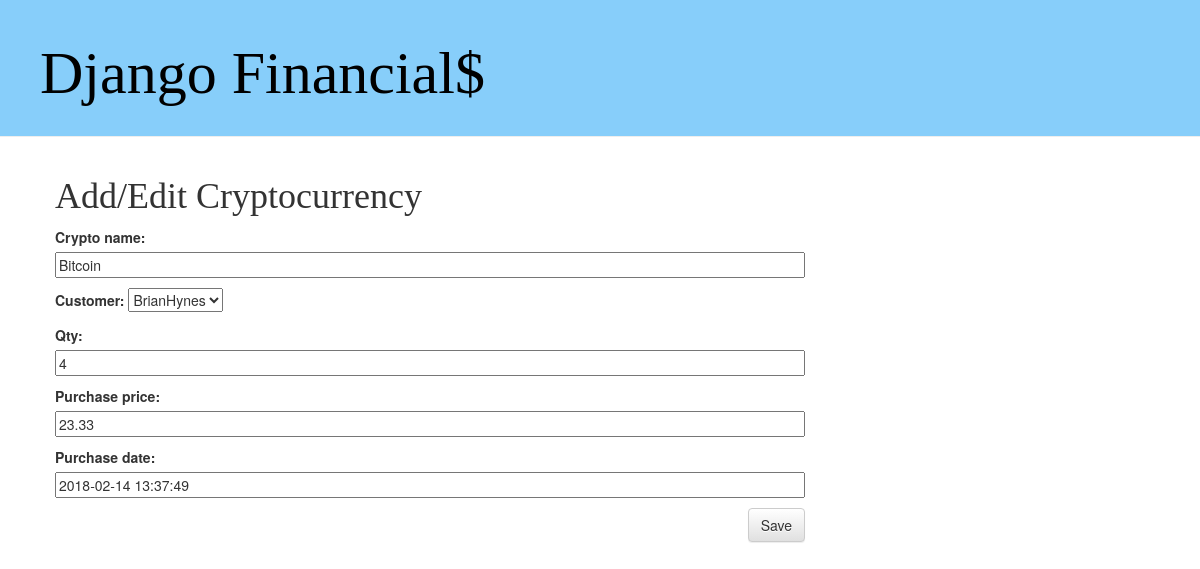
/crypto/2/edit/, run on an earlier commit of the app's database.
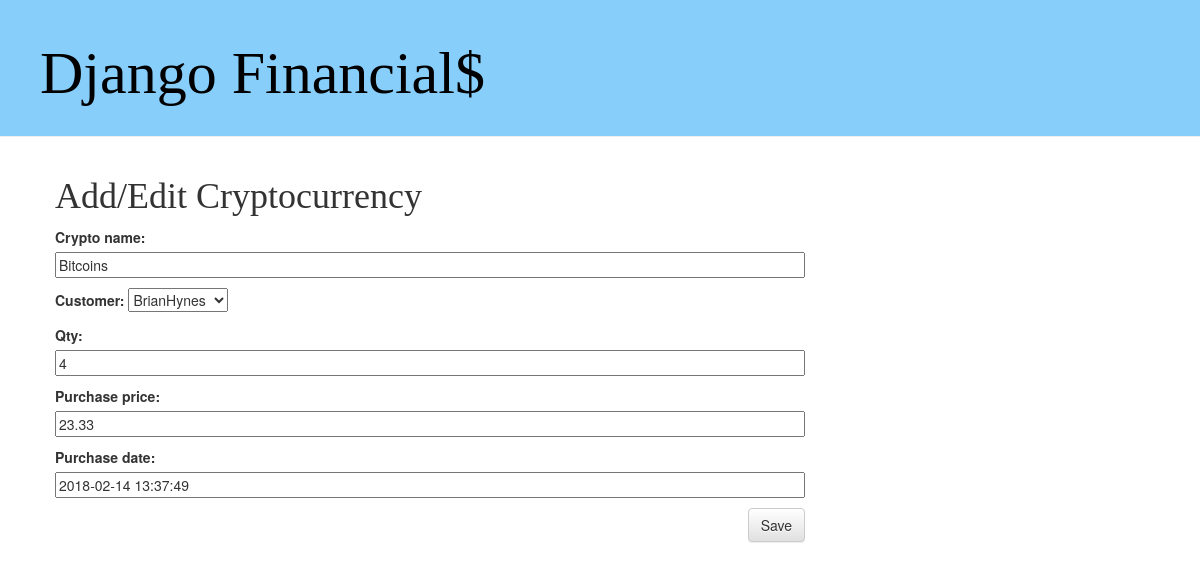
And on a later commit of the database.
### Financials/models.py (models this page shows, shortened)
class Cryptocurrency(models.Model):
    customer = models.ForeignKey(Customer, on_delete=models.CASCADE)
    crypto_name = models.CharField(max_length=100)
    qty = models.IntegerField(null=False, blank=False)
    purchase_price = models.FloatField(null=False, blank=False)
    purchase_date = models.DateTimeField(
        default=timezone.now)
    created_date = models.DateTimeField(
            default=timezone.now)
    modified_date = models.DateTimeField(
            blank=True, null=True)

### Financials/views.py (the view)
# urls.py: url(r'^crypto/(?P<pk>\d+)/edit/$', views.crypto_edit, name='crypto_edit'),
def crypto_edit(request, pk):
    crypto = get_object_or_404(Cryptocurrency, pk=pk)
    if request.method == "POST":
        form = CryptoForm(request.POST, instance=crypto)
        if form.is_valid():
            crypto = form.save(commit=False)
            crypto.author = request.user
            crypto.published_date = timezone.now()
            crypto.modified_date = timezone.now()
            crypto.save()
            return redirect('crypto_detail', pk=crypto.pk)
    else:
        form = CryptoForm(instance=crypto)
    return render(request, 'Financials/crypto_edit.html', {'form': form})

### Financials/forms.py
class CryptoForm(forms.ModelForm):
    class Meta:
        model = Cryptocurrency
        fields = ('crypto_name','customer','qty','purchase_price','purchase_date',)

### Financials/models.py (called while the page is built)
    def __str__(self):
        return self.customer_name

### Financials/Templates/Financials/crypto_edit.html
{% extends 'Financials/base.html' %}
{% block content %}
    <h1>Add/Edit Cryptocurrency</h1>
    <form method="POST" class="post-form">{% csrf_token %}
        {{ form.as_p }}
        <button type="submit" class="save btn btn-default">Save</button>
    </form>
{% endblock %}

What changed in the data, as far as the page shows it:
changed Cryptocurrency "BrianHynes": crypto_name "Bitcoin" → "Bitcoins"
